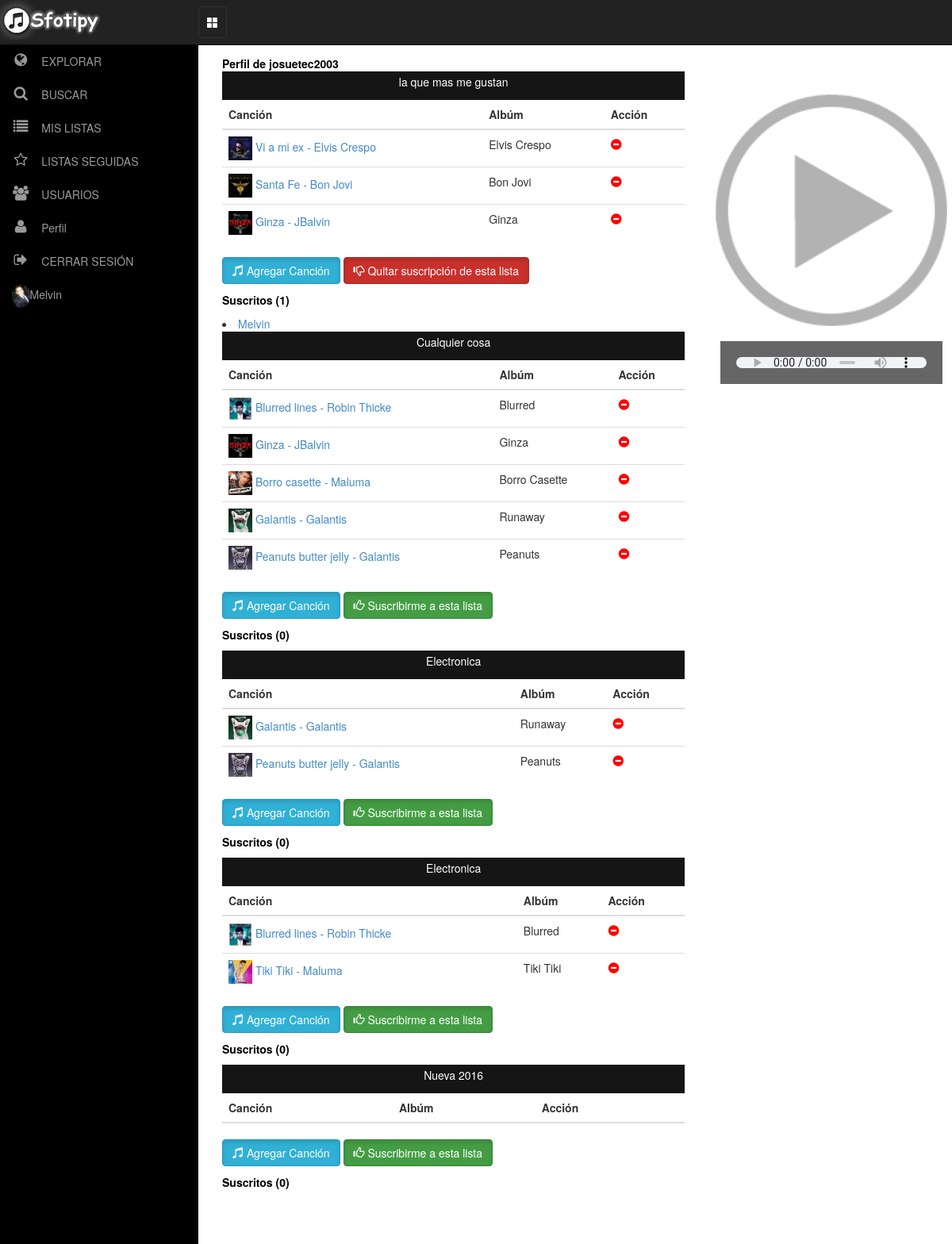
Page /user/14/ (signed in) on the committed database.
### sfotipy/models.py (models this page shows, shortened)
class UserProfile(models.Model):
	user = models.OneToOneField(settings.AUTH_USER_MODEL, null=True)
	email = models.EmailField()
	avatar = models.ImageField(upload_to='sfotipy', default='userdefault.png')

class PlayList(models.Model):
	track = models.ManyToManyField(Track, blank=True)
	user = models.ManyToManyField(UserProfile, blank=True)
	nameplaylist = models.TextField(max_length=50)
	owner = models.ForeignKey(User, null = True)

class Track(models.Model):
	artist = models.ForeignKey(Artist)
	album = models.ForeignKey(Album)
	nametrack = models.TextField(max_length=50)
	filetrack = models.FileField()
	order = models.IntegerField(default=0)

class Album(models.Model):
	artist = models.ForeignKey(Artist)
	namealbum = models.TextField(max_length=50)
	cover = models.ImageField(upload_to='sfotipy', default='coverdefault.png')

class Artist(models.Model):
	nameartist = models.TextField(max_length=50)
	biography = models.TextField(max_length=300)

### sfotipy/views.py (the view)
# urls.py: url(r'^user/(?P<idu>\d+)/$', views.UserView, name='UserView'),
@login_required()
def UserView(request, idu):
    owner = User.objects.get(pk = idu)
    listas = PlayList.objects.filter(owner = owner)
    profile = UserProfile.objects.get(user = request.user)
    suscrito = PlayList.objects.filter(user = profile, owner = owner)
    return render(request, 'user.html', {'listas':listas, 'owner':owner, 'profile' : profile})

### sfotipy/context_processors.py (called while the page is built)
def playlist_user(request):
	if request.user.is_authenticated():
		profile = UserProfile.objects.get(user = request.user)
		playlist_user = PlayList.objects.filter(user = profile)
		return {'playlist_user': playlist_user}
	else:
		return {}

### sfotipy/templates/user.html (shortened to what this page needs)
{% extends 'base.html' %}
{% block content %}
          <div class="row">
           	 <div class="col-md-8">
           	 <strong>Perfil de {{ owner.username }}</strong><br>
			{% if owner.playlist_set.count > 0 %}
	        {% for lista in listas %}
						<section class="playli"><p>{{lista.nameplaylist}}</p></strong></section>
					       <table class="table table-hover">
						    <thead>
						      <tr>
						        <th>Canción</th>
						        <th>Albúm</th>
						        <th>Acción</th>
						      </tr>
						    </thead>
						    <tbody>
						     {% for listatracks in lista.track.all %}
						      <tr class= "playlist">
						        <td ><img src="/media/{{listatracks.album.cover}}" alt="" width="30" height="30">
						            <a href="/media/{{listatracks.filetrack}}" nametrack="{{listatracks.nametrack}} - {{listatracks.artist.nameartist}}" namealbum = "/media/{{listatracks.album.cover}}">
						              {{listatracks.nametrack}} - {{listatracks.artist.nameartist}}
						            </a>
						        </td>
						        <td>{{listatracks.album.namealbum}}</td>
						        <td><span id="pseudolink" class="glyphicon glyphicon-minus-sign" style="color:red" aria-hidden="true" onclick="location='/quitar_cancion/{{ listatracks.id }}/{{ lista.id }}'" title="Quitar canción"></span></td>
							</tr>
							{% endfor %}
						    </tbody>
						  </table>
						  <p>
						<a class="btn btn-info btn active" role="button" href="/track/{{lista.id}}">
						<span class="glyphicon glyphicon-music" aria-hidden="true"></span> Agregar Canción</a>
						{% if user != owner %}
							 {% if profile in lista.user.all %}
				   				 <a class="btn btn-danger btn active" role="button" href="/quitar_lista/{{ lista.id }}">
				   				 <span class="glyphicon glyphicon-thumbs-down" aria-hidden="true"></span>
				   				 Quitar suscripción de esta lista</a>
				   			{% else %}
				   				<a class="btn btn-success btn active" role="button" href="/seguir_lista/{{ lista.id }}">
				   				<span class="glyphicon glyphicon-thumbs-up" aria-hidden="true"></span> Suscribirme a esta lista</a>
				   			{% endif %}
		        		{% endif %}
						</p>
							<p><strong id="suscritos">Suscritos ({{ lista.user.count }})</strong></p>
							 {% for suscrito in lista.user.all %}
					   			<li>
					   				<a href="/user/{{ suscrito.user.id }}/">{{ suscrito.user.username }}</a>
					   			</li>
					 		  {% endfor %}
				{% endfor %}
			{% else %}
				<p>Sin playlist aún</p>
        	{% endif %}
                    <div class="panel-body">
                    </div>
                </div>
                <div class="col-md-4">
	          	<div align="center" id="divaudio">
	             <br><br>
	             	<img src="{{ MEDIA_URL }}sfotipy/play.png" alt=""  width="310" height="310" id="portada">
				    <audio id="audio" preload="auto" autoplay tabindex="0" controls="" >
				  		<source src=""/>
					</audio>
	             </div>
				</div>
			</div>
{% endblock content %}

### sfotipy/templates/base.html (shortened to what this page needs)
<!DOCTYPE html>
<html lang="en">
<head>
	{% load staticfiles %}
	<link rel="stylesheet" href="{% static 'bootstrap/css/bootstrap.css' %}">
	<link rel="stylesheet" href="{% static 'css/estilos.css' %}">
    {% load staticfiles %}
    <link href="{% static 'css/bootstrap.min.css' %}" rel="stylesheet" type="text/css" >
    <link href="{% static 'css/simple-sidebar.css' %}" rel="stylesheet" type="text/css"  >
    <link href="{% static 'font-awesome-4.5.0/css/font-awesome.min.css' %}" rel="stylesheet" type="text/css" >
</head>
<body>
  {% if user.is_authenticated %}
				<nav class="navbar navbar-inverse navbar-fixed-top no-margin">
                <div class="navbar-header fixed-brand">
                    <img src="/media/sfotipy/logofinal.png" alt="logo">
                </div>
                <div id="navbar" class="collapse navbar-collapse">
                            <ul class="nav navbar-nav">
                                <li><button class="navbar-toggle collapse in"  data-toggle="collapse" id="menu-toggle-2"> <span class="glyphicon glyphicon-th-large" style="color:white" aria-hidden="true"></span></button></li>
    </nav>
    <div id="wrapper">
        <div id="sidebar-wrapper" class="affix-top affix" >
            <ul class="sidebar-nav nav-pills nav-stacked" id="menu">
                <li>
                    <a href="/cancion/"><span class="fa-stack fa-lg pull-left"><i class="fa fa-globe fa-stack-1x "></i></span>EXPLORAR</a>
                </li>
                <li>
                    <a href="/search_track/"> <span class="fa-stack fa-lg pull-left"><i class="fa fa-search fa-stack-1x "></i></span>BUSCAR</a>
                </li>
                <li>
                    <a href="#"><span class="fa-stack fa-lg pull-left"><i class="fa fa-list fa-stack-1x "></i></span>MIS LISTAS</a>
                </li>
                <li>
                    <a href="#"><span class="fa-stack fa-lg pull-left"><i class="fa fa-star-o fa-stack-1x "></i></span>LISTAS SEGUIDAS</a>
                </li>
                <li>
                    <a href="/usuarios/"><span class="fa-stack fa-lg pull-left"><i class="fa fa-users fa-stack-1x "></i></span>USUARIOS</a>
                </li>
                 <li>
                    <a href="/perfil/"><span class="fa-stack fa-lg pull-left"><i class="fa fa-user fa-stack-1x "></i></span>Perfil</a>
                </li>
                <li>
                    <a href="{% url 'accounts.logout' %}"> <span class="fa-stack fa-lg pull-left"><i class="fa fa-sign-out fa-stack-1x "></i></span>CERRAR SESIÓN</a>
                </li>
                 <li>
                     <a><img src="{{ MEDIA_URL }}{{ user.userprofile.avatar }}" alt="Imagen de {{ user.username }}" width="" height="30" class="img-circle" />{{ user.username|title }}</a>
                 </li>
            </ul>
        </div>
        <div id="page-content-wrapper">
            <div class="container-fluid xyz">
                <div class="row">
                    <div class="col-lg-12">
                       {% block content %}
						{% endblock content %}
                    </div>
                </div>
            </div>
        </div>
    </div>
		        {% endif %}
</body>
</html>

### sfotipy/static/css/estilos.css (style rules this page uses)
#pseudolink { cursor:pointer; }
.container, body { background:#666; background-image: }
.playli { color:white; background-color: #151515; padding:3px; text-align: center; }
.form-group, h2, strong, #escucha, #control-label, label, #letrapie { color: black; }
.play, #suscritos { color: black; }
#playlist,audio { background:#666;width:400px;padding:20px; }
#divaudio { display: table; margin: 0 auto; width: 20px; }
#divaudio img { text-align: center; }
audio { width: 280px; margin: 0 auto; }

### sfotipy/static/css/simple-sidebar.css (style rules this page uses)
#wrapper { padding-left: 0; padding-top: 15px; -webkit-transition: all 0.5s ease; -moz-transition: all 0.5s ease; -o-transition: all 0.5s ease; transition: all 0.5s ease; overflow: hidden; height: 100%; }
#sidebar-wrapper { z-index: 1000; position: fixed; padding-top: 40px; left: 250px; width: 0; height: 100%; margin-left: -250px; overflow-y: auto; background: #000; -webkit-transition: all 0.5s ease; -moz-transition: all 0.5s ease; -o-transition: all 0.5s ease; transition: all 0.5s ease; }
#page-content-wrapper { position: absolute; padding-left: 5px; width: 100%; overflow-x: hidden; }
.xyz { min-width: 360px; padding-right: 0px; padding-left: 0px; padding-top: 40px; }
.fixed-brand { width: auto; }
.sidebar-nav { position: absolute; width: 250px; margin: 0; padding: 0; list-style: none; margin-top: 2px; }
.sidebar-nav li { text-indent: 15px; line-height: 40px; }
.sidebar-nav li a { display: block; text-decoration: none; color: #999999; }
.no-margin { margin:0; }
@media (min-width:768px) { #wrapper { padding-left: 250px; } }
@media (min-width:768px) { .fixed-brand { width: 250px; } }
@media (min-width:768px) { #sidebar-wrapper { width: 250px; } }
@media (min-width:768px) { .xyz { padding-right: 0px; padding-left: 0px; padding-top: 25px; } }
@media (min-width:768px) { #page-content-wrapper { padding: 30px; position: relative; -webkit-transition: all 0.5s ease; -moz-transition: all 0.5s ease; -o-transition: all 0.5s ease; transition: all 0.5s ease; } }

### rows in the picture
PlayList: nameplaylist "la que mas me gustan", user.count "1"
Track: album.cover (picture), nametrack "Vi a mi ex", artist.nameartist "Elvis Crespo", album.namealbum "Elvis Crespo"
Track: album.cover (picture), nametrack "Santa Fe", artist.nameartist "Bon Jovi", album.namealbum "Bon Jovi"
Track: album.cover (picture), nametrack "Ginza", artist.nameartist "JBalvin", album.namealbum "Ginza"
UserProfile: user.username "Melvin"
PlayList: nameplaylist "Cualquier cosa", user.count "0"
Track: album.cover (picture), nametrack "Blurred lines", artist.nameartist "Robin Thicke", album.namealbum "Blurred"
Track: album.cover (picture), nametrack "Borro casette", artist.nameartist "Maluma", album.namealbum "Borro Casette"
Track: album.cover (picture), nametrack "Galantis", artist.nameartist "Galantis", album.namealbum "Runaway"
Track: album.cover (picture), nametrack "Peanuts butter jelly", artist.nameartist "Galantis", album.namealbum "Peanuts"
PlayList: nameplaylist "Electronica", user.count "0"
PlayList: nameplaylist "Electronica", user.count "0"
Track: album.cover (picture), nametrack "Tiki Tiki", artist.nameartist "Maluma", album.namealbum "Tiki Tiki"
PlayList: nameplaylist "Nueva 2016", user.count "0"

### other values in the picture
{{ user.username|title }} "Melvin"
{{ owner.username }} "josuetec2003"
